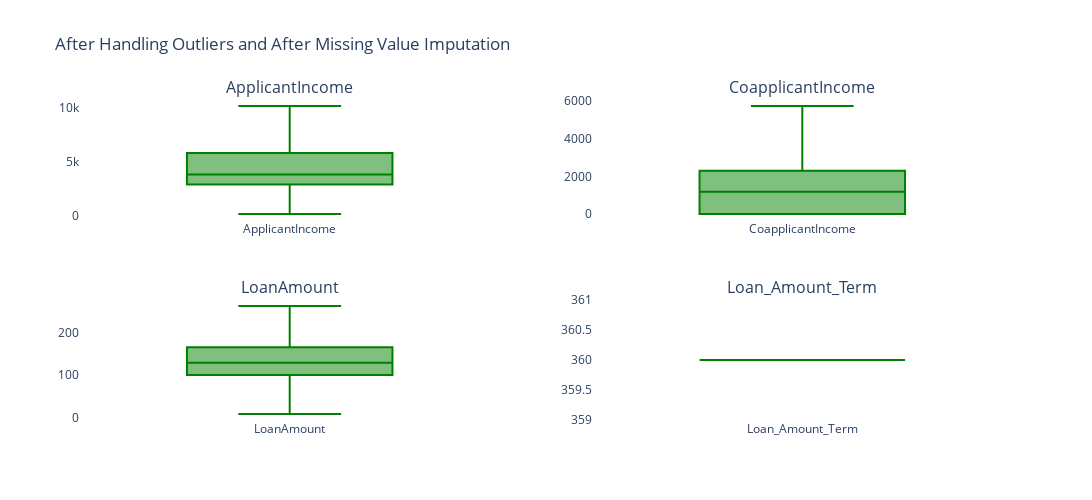

The notebook cell saved with this chart:
### Code cell
# Define the number of rows and columns for the subplot grid
num_rows = 2
num_cols = 2

# Create a subplot grid with the specified number of rows and columns
fig = sp.make_subplots(rows=num_rows, cols=num_cols,subplot_titles=['ApplicantIncome', 'CoapplicantIncome', 'LoanAmount', 'Loan_Amount_Term'])

# Loop through each column in the dataframe and add a box plot to the subplot grid
for idx, col_name in enumerate(['ApplicantIncome', 'CoapplicantIncome', 'LoanAmount', 'Loan_Amount_Term']):
    row_num = (idx // num_cols) + 1
    col_num = (idx % num_cols) + 1
    fig.add_trace(px.box(df[col_name]).data[0], row=row_num, col=col_num,)

    # Set the title of the subplot grid
    fig.update_layout(height=500,width=1100, title='After Handling Outliers and After Missing Value Imputation',
                      paper_bgcolor = "rgba(0,0,0,0)",
                      plot_bgcolor = "rgba(0,0,0,0)",                  
                     )
    fig.update_traces(marker_color='green')
# Show the plot

###############################
fig.update_yaxes(showline=False,showgrid=False)
fig.update_xaxes(showline=False,showgrid=False)
fig.show()
##########################################
#pio.write_html(fig,file = '../RawData_EDA_Report/6.html')

### Figure 1 — Plotly figure (JSON) as saved in the notebook; plotly's stock layout.template omitted (floating-point values rounded to 4 significant figures; data arrays with more than 128 entries replaced by an {"elided": "..."} marker saying what was removed)
{"data": [{"alignmentgroup": "True", "hovertemplate": "variable=%{x}<br>value=%{y}<extra></extra>", "legendgroup": "", "marker": {"color": "green"}, "name": "", "notched": false, "offsetgroup": "", "orientation": "v", "showlegend": false, "type": "box", "x": {"elided": "614 str values"}, "x0": " ", "xaxis": "x", "y": {"elided": "614 float values"}, "y0": " ", "yaxis": "y"}, {"alignmentgroup": "True", "hovertemplate": "variable=%{x}<br>value=%{y}<extra></extra>", "legendgroup": "", "marker": {"color": "green"}, "name": "", "notched": false, "offsetgroup": "", "orientation": "v", "showlegend": false, "type": "box", "x": {"elided": "614 str values"}, "x0": " ", "xaxis": "x2", "y": {"elided": "614 float values"}, "y0": " ", "yaxis": "y2"}, {"alignmentgroup": "True", "hovertemplate": "variable=%{x}<br>value=%{y}<extra></extra>", "legendgroup": "", "marker": {"color": "green"}, "name": "", "notched": false, "offsetgroup": "", "orientation": "v", "showlegend": false, "type": "box", "x": {"elided": "614 str values"}, "x0": " ", "xaxis": "x3", "y": {"elided": "614 float values"}, "y0": " ", "yaxis": "y3"}, {"alignmentgroup": "True", "hovertemplate": "variable=%{x}<br>value=%{y}<extra></extra>", "legendgroup": "", "marker": {"color": "green"}, "name": "", "notched": false, "offsetgroup": "", "orientation": "v", "showlegend": false, "type": "box", "x": {"elided": "614 str values"}, "x0": " ", "xaxis": "x4", "y": {"elided": "614 int values"}, "y0": " ", "yaxis": "y4"}], "layout": {"annotations": [{"font": {"size": 16}, "showarrow": false, "text": "ApplicantIncome", "x": 0.225, "xanchor": "center", "xref": "paper", "y": 1, "yanchor": "bottom", "yref": "paper"}, {"font": {"size": 16}, "showarrow": false, "text": "CoapplicantIncome", "x": 0.775, "xanchor": "center", "xref": "paper", "y": 1, "yanchor": "bottom", "yref": "paper"}, {"font": {"size": 16}, "showarrow": false, "text": "LoanAmount", "x": 0.225, "xanchor": "center", "xref": "paper", "y": 0.375, "yanchor": "bottom", "yref": "paper"}, {"font": {"size": 16}, "showarrow": false, "text": "Loan_Amount_Term", "x": 0.775, "xanchor": "center", "xref": "paper", "y": 0.375, "yanchor": "bottom", "yref": "paper"}], "height": 500, "paper_bgcolor": "rgba(0,0,0,0)", "plot_bgcolor": "rgba(0,0,0,0)", "title": {"text": "After Handling Outliers and After Missing Value Imputation"}, "width": 1100, "xaxis": {"anchor": "y", "domain": [0, 0.45], "showgrid": false, "showline": false}, "xaxis2": {"anchor": "y2", "domain": [0.55, 1], "showgrid": false, "showline": false}, "xaxis3": {"anchor": "y3", "domain": [0, 0.45], "showgrid": false, "showline": false}, "xaxis4": {"anchor": "y4", "domain": [0.55, 1], "showgrid": false, "showline": false}, "yaxis": {"anchor": "x", "domain": [0.625, 1], "showgrid": false, "showline": false}, "yaxis2": {"anchor": "x2", "domain": [0.625, 1], "showgrid": false, "showline": false}, "yaxis3": {"anchor": "x3", "domain": [0, 0.375], "showgrid": false, "showline": false}, "yaxis4": {"anchor": "x4", "domain": [0, 0.375], "showgrid": false, "showline": false}}}
